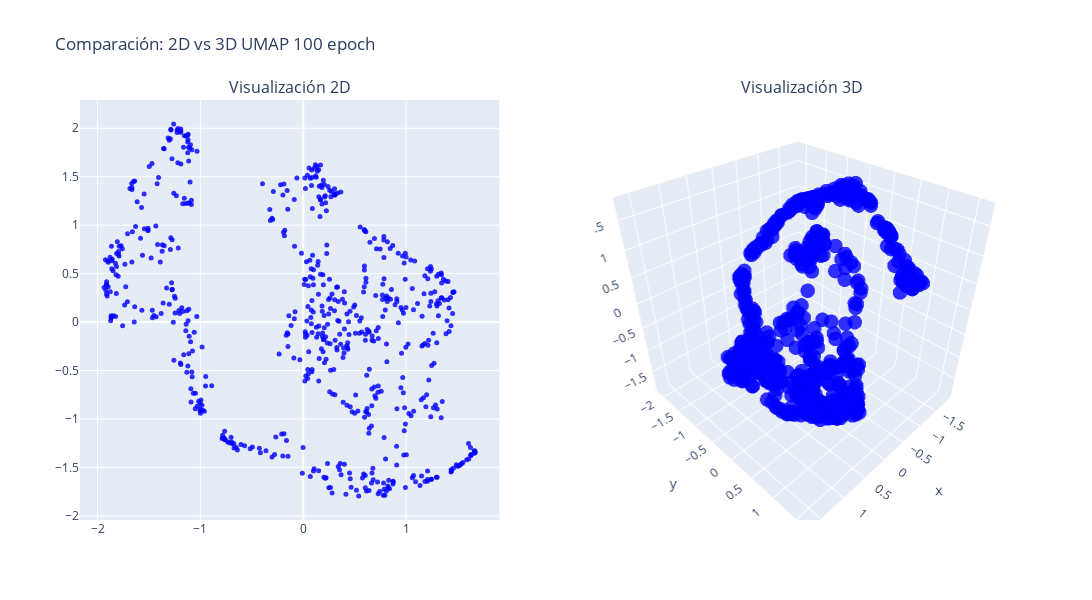

Notebook cell for this chart:
### Code cell
# Crear subgráficos: 1 fila, 2 columnas
fig = make_subplots(
    rows=1, cols=2,
    specs=[[{'type': 'scatter'}, {'type': 'scatter3d'}]],
    subplot_titles=('Visualización 2D', 'Visualización 3D')
)

# Añadir el gráfico 2D (ignorando la tercera dimensión)
fig.add_trace(
    go.Scatter(
        x=all_weights_first_layer_mod["umap_2d_0"],
        y=all_weights_first_layer_mod["umap_2d_1"],
        mode='markers',
        marker=dict(size=5, opacity=0.8, color="blue"),
        showlegend = False  # Desactivar la leyenda para el segundo gráfico
    ),
    row=1, col=1
)

# Añadir el gráfico 3D
fig.add_trace(
    go.Scatter3d(
        x=all_weights_first_layer_mod["umap_3d_0"],
        y=all_weights_first_layer_mod["umap_3d_1"],
        z=all_weights_first_layer_mod["umap_3d_2"],
        mode='markers',
        marker=dict(size=5, opacity=0.8, color="blue"),
        showlegend = False  # Desactivar la leyenda para el segundo gráfico
    ),
    row=1, col=2
)

# Actualizar layout para ajustar el tamaño del gráfico
fig.update_layout(height=600, width=1200, title_text=f"Comparación: 2D vs 3D UMAP {num_epochs} epoch")
fig.update_xaxes(title_text="Componente 1", row=1, col=2)
fig.update_yaxes(title_text="Componente 2", row=1, col=2)

# Mostrando el gráfico
fig.show()

### Figure 1 — Plotly figure (JSON) as saved in the notebook; plotly's stock layout.template omitted (floating-point values rounded to 4 significant figures; data arrays with more than 128 entries replaced by an {"elided": "..."} marker saying what was removed)
{"data": [{"marker": {"color": "blue", "opacity": 0.8, "size": 5}, "mode": "markers", "showlegend": false, "type": "scatter", "x": {"elided": "640 float values"}, "xaxis": "x", "y": {"elided": "640 float values"}, "yaxis": "y"}, {"marker": {"color": "blue", "opacity": 0.8, "size": 5}, "mode": "markers", "scene": "scene", "showlegend": false, "type": "scatter3d", "x": {"elided": "640 float values"}, "y": {"elided": "640 float values"}, "z": {"elided": "640 float values"}}], "layout": {"annotations": [{"font": {"size": 16}, "showarrow": false, "text": "Visualización 2D", "x": 0.225, "xanchor": "center", "xref": "paper", "y": 1, "yanchor": "bottom", "yref": "paper"}, {"font": {"size": 16}, "showarrow": false, "text": "Visualización 3D", "x": 0.775, "xanchor": "center", "xref": "paper", "y": 1, "yanchor": "bottom", "yref": "paper"}], "height": 600, "scene": {"domain": {"x": [0.55, 1], "y": [0, 1]}}, "title": {"text": "Comparación: 2D vs 3D UMAP 100 epoch"}, "width": 1200, "xaxis": {"anchor": "y", "domain": [0, 0.45]}, "yaxis": {"anchor": "x", "domain": [0, 1]}}}
